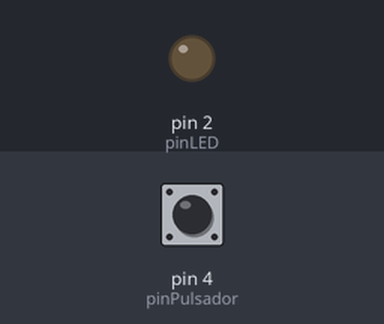
Simulated run of this sketch. Board: Arduino Uno, built with avr-gcc and run on an emulated ATmega328P. Parts: output pins drawn as LEDs (lit = HIGH). The inputs (shaded band) are chosen by the test bench; at power-on: pin 4 (pinPulsador) HIGH. What the sketch prints to the serial monitor is not drawn.

Above: at 0.05 s.
Timing chart, 0 to 3.0 s (numbered marks = the images above):
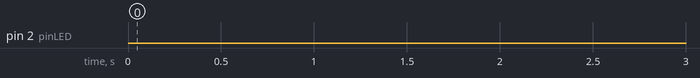

The sketch:

vaso.ino
```cpp
const int pinPulsador = 4; // Pin del botón
const int pinLED  = 2;     // Pin del LED

bool buttonState = false;

unsigned long tiempoInicio = 0;
unsigned long tiempoEsperaProximaDosis = 5000; // Tiempo en milisegundos para el parpadeo
unsigned long tiempoTranscurrido = 0; // Para el contador

enum Estados {
  SUELTO,
  REPOSO
};

Estados state = SUELTO;

void setup() {
  Serial.begin(115200);
  pinMode(pinPulsador, INPUT);
  pinMode(pinLED, OUTPUT);
}

void loop() {
  unsigned long currentMillis = millis();
  buttonState = digitalRead(pinPulsador);

  Serial.println(state);


  switch (state) {
      case SUELTO:
        if (buttonState == LOW) {
          // El pulsador no está presionado
          parpadearLED(1000);
        } else {
          digitalWrite(pinLED, LOW);
          state = REPOSO;
        }

      case REPOSO:
        if (buttonState == HIGH) {
          // El pulsador está presionado
          if (tiempoInicio == 0) {
            // Iniciar el contador cuando el pulsador se presiona por primera vez
            tiempoInicio = millis();
          }

          tiempoTranscurrido = currentMillis - tiempoInicio;

          if (tiempoTranscurrido >= tiempoEsperaProximaDosis) {
            // Parpadear más rápido
            parpadearLED(500);
          }
        }else{
          digitalWrite(pinLED, HIGH);
          tiempoInicio = 0;
          state = SUELTO;
        }
      break;


  }
  currentMillis =0;

}

void parpadearLED(int miliseg) {
  for (int i = 0; i < 1; i++) {
    digitalWrite(pinLED, HIGH);
    delay(miliseg); // Tiempo de encendido del LED
    digitalWrite(pinLED, LOW);
    delay(miliseg); // Tiempo de apagado del LED
  }
}
```

Measured:
- by itself, pin 2 (pinLED): LOW → HIGH at 5.0 s, → LOW 0.50 s later, → HIGH 0.50 s later, → LOW 0.50 s later, … (250 changes in this stretch)
